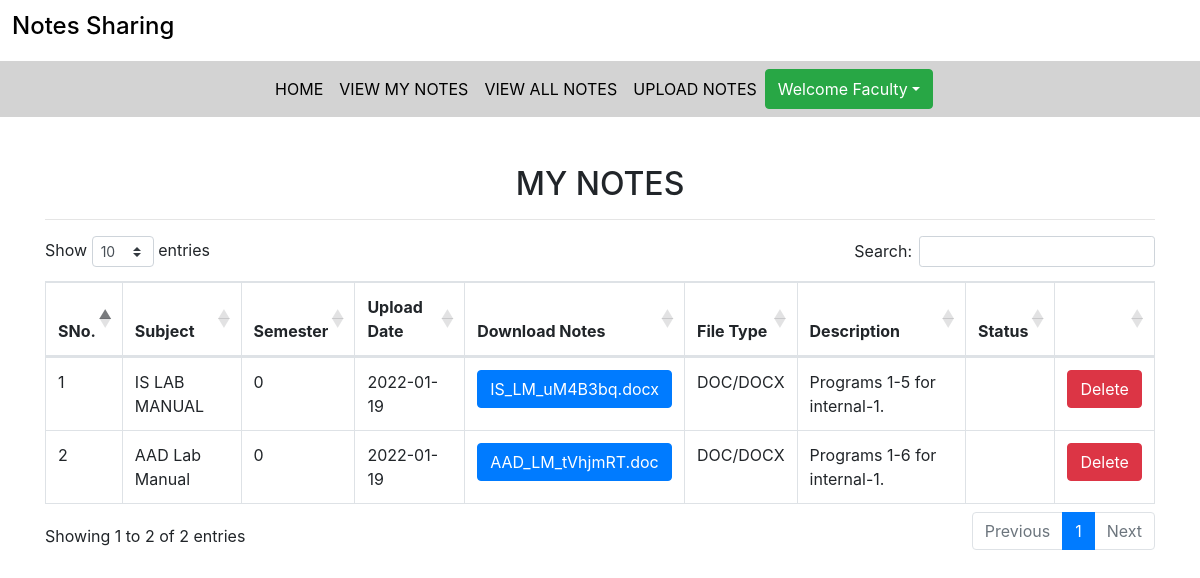
Page /s_viewmynotes (signed in) on the committed database.
### notes/models.py (models this page shows, shortened)
class Notes(models.Model):
    user=models.ForeignKey(Person,on_delete=models.CASCADE)
    uploadDate=models.CharField(max_length=20,default="null")
    subject=models.CharField(max_length=30,default="null")
    semester=models.CharField(max_length=1,default=0)
    notesFile=models.FileField()
    fileType=models.CharField(max_length=10,default="null")
    description=models.CharField(max_length=100,null=True)
    status=models.CharField(max_length=10,default="null")
    receiverType=models.CharField(max_length=7,default="null")
    sendTo=models.CharField(max_length=40,default="null")

### notes/views.py (the view)
# urls.py: path('s_viewmynotes',s_viewmynotes,name='s_viewmynotes'),
def s_viewmynotes(request):
    if not request.user.is_authenticated:
        return redirect('signin')
    person_obj=Person.objects.get(user=request.user)
    notes=Notes.objects.filter(user=person_obj)
    d={'notes':notes}
    return render(request,'s_viewmynotes.html',d)

### notes/templates/s_viewmynotes.html (shortened to what this page needs)
{% extends 'student_nav.html' %}
{% load static%}
{% block body %}
<link rel="stylesheet" href="https://cdnjs.cloudflare.com/ajax/libs/twitter-bootstrap/4.5.2/css/bootstrap.css">
<link rel="stylesheet" href="https://cdn.datatables.net/1.11.3/css/dataTables.bootstrap4.min.css">
<div class="container mt-5">
    <h2 class="text-center">MY NOTES</h2>
    <hr>
    <table class="table table-bordered" id="myTable">
        <thead>
            <tr>
                <th>SNo.</th>
                <th>Subject</th>
                <th>Semester</th>
                <th>Upload Date</th>
                <th>Download Notes</th>
                <th>File Type</th>
                <th>Description</th>
                <th>Status</th>
                <th></th>
            </tr>
        </thead>
        <tbody>
            {% for n in notes %}
            <tr>
                <td>{{forloop.counter}}</td>
                <td>{{n.subject}}</td>
                <td>{{n.semester}}</td>
                <td>{{n.uploadDate}}</td>
                <td><a href="{{n.notesFile.url}}" class="btn btn-primary" download>{{n.notesFile}}</a></td>
                <td>{{n.fileType}}</td>
                <td>{{n.description}}</td>
                <td>{{n.status}}</td>
                <td><a href="{% url 's_deletemynotes' n.id %}" class="btn btn-danger" onclick="return confirm('Do you want to delete {{n.notesFile}} ?')">Delete</a></td>
            </tr>
            {% endfor %}
        </tbody>
    </table>
</div>
{% endblock %}

### notes/templates/student_nav.html (shortened to what this page needs)
<!DOCTYPE html>
<html lang="en">
<head>
  {% load static %}
  <link rel="stylesheet" href="https://maxcdn.bootstrapcdn.com/bootstrap/4.3.1/css/bootstrap.min.css">
  <link rel="stylesheet" href="https://use.fontawesome.com/releases/v5.6.3/css/all.css">
  <link rel="stylesheet" href="{% static 'css/mystyle.css' %}">
</head>
<body>
  <h4 style="padding: 1%;"><span style="color: black;">Notes Sharing</span></h4>
<nav class="navbar navbar-expand-sm justify-content-center" style="background-color: lightgrey;">
  <ul class="navbar-nav">
    <li class="navbar-item"><a class="nav-link" href="{% url 'student_home' %}">HOME</a></li>
    <li class="navbar-item"><a class="nav-link" href="{% url 's_viewmynotes' %}">VIEW MY NOTES</a></li>
    <li class="navbar-item"><a class="nav-link" href="{% url 's_viewallnotes' %}">VIEW ALL NOTES</a></li>
    <li class="navbar-item"><a class="nav-link" href="{% url 's_uploadnotes' %}">UPLOAD NOTES</a></li>
    <div class="btn-group">
      <button type="button" class="btn btn-success dropdown-toggle" data-toggle="dropdown">Welcome {{request.user.first_name}}</button>
    </div>
  </ul>
</nav>
</body>
</html>
{% block body %}
{% endblock %}

### notes/static/css/mystyle.css (style rules this page uses)
.nav-link { color: black; }

### rows in the picture
Notes: subject "IS LAB MANUAL", semester "0", uploadDate "2022-01-19", notesFile "IS_LM_uM4B3bq.docx", fileType "DOC/DOCX", description "Programs 1-5 for internal-1."
Notes: subject "AAD Lab Manual", semester "0", uploadDate "2022-01-19", notesFile "AAD_LM_tVhjmRT.doc", fileType "DOC/DOCX", description "Programs 1-6 for internal-1."

### other values in the picture
{{ request.user.first_name }} "Faculty"
